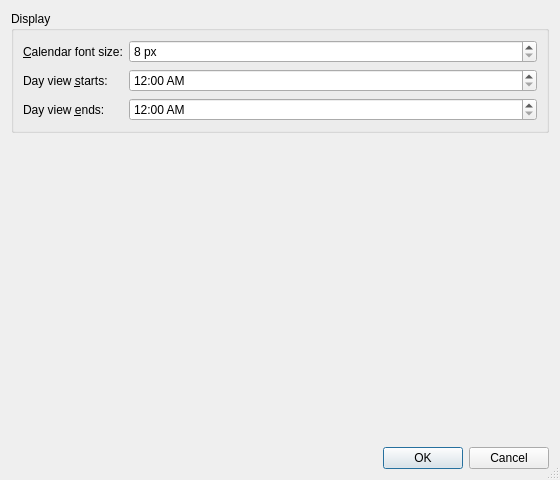
<?xml version="1.0" encoding="UTF-8"?>
<ui version="4.0">
 <class>PreferencesDialog</class>
 <widget class="QDialog" name="PreferencesDialog">
  <property name="geometry">
   <rect>
    <x>0</x>
    <y>0</y>
    <width>560</width>
    <height>480</height>
   </rect>
  </property>
  <property name="windowTitle">
   <string>Preferences</string>
  </property>
  <property name="sizeGripEnabled">
   <bool>true</bool>
  </property>
  <layout class="QVBoxLayout" name="verticalLayout">
   <item>
    <widget class="QGroupBox" name="groupBoxDisplay">
     <property name="title">
      <string>Display</string>
     </property>
     <layout class="QFormLayout" name="formLayoutDisplay">
      <property name="fieldGrowthPolicy">
       <enum>QFormLayout::AllNonFixedFieldsGrow</enum>
      </property>
      <item row="0" column="0">
       <widget class="QLabel" name="labelFontSize">
        <property name="text">
         <string>&amp;Calendar font size:</string>
        </property>
        <property name="buddy">
         <cstring>spinBoxApplicationFont</cstring>
        </property>
       </widget>
      </item>
      <item row="0" column="1">
       <widget class="QSpinBox" name="spinBoxApplicationFont">
        <property name="suffix">
         <string> px</string>
        </property>
        <property name="minimum">
         <number>8</number>
        </property>
        <property name="maximum">
         <number>38</number>
        </property>
       </widget>
      </item>
      <item row="1" column="0">
       <widget class="QLabel" name="labelDayViewStart">
        <property name="text">
         <string>Day view &amp;starts:</string>
        </property>
        <property name="buddy">
         <cstring>timeEditDayViewStart</cstring>
        </property>
       </widget>
      </item>
      <item row="1" column="1">
       <widget class="QTimeEdit" name="timeEditDayViewStart">
        <property name="displayFormat">
         <string>h:00 AP</string>
        </property>
        <property name="currentSection">
         <enum>QDateTimeEdit::HourSection</enum>
        </property>
       </widget>
      </item>
      <item row="2" column="0">
       <widget class="QLabel" name="labelDayViewFinish">
        <property name="text">
         <string>Day view &amp;ends:</string>
        </property>
        <property name="buddy">
         <cstring>timeEditDayViewFinish</cstring>
        </property>
       </widget>
      </item>
      <item row="2" column="1">
       <widget class="QTimeEdit" name="timeEditDayViewFinish">
        <property name="displayFormat">
         <string>h:00 AP</string>
        </property>
        <property name="currentSection">
         <enum>QDateTimeEdit::HourSection</enum>
        </property>
       </widget>
      </item>
     </layout>
    </widget>
   </item>
   <item>
    <spacer name="verticalSpacer">
     <property name="orientation">
      <enum>Qt::Vertical</enum>
     </property>
     <property name="sizeHint" stdset="0">
      <size>
       <width>20</width>
       <height>12</height>
      </size>
     </property>
    </spacer>
   </item>
   <item>
    <widget class="QDialogButtonBox" name="buttonBox">
     <property name="orientation">
      <enum>Qt::Horizontal</enum>
     </property>
     <property name="standardButtons">
      <set>QDialogButtonBox::Cancel|QDialogButtonBox::Ok</set>
     </property>
    </widget>
   </item>
  </layout>
 </widget>
 <customwidgets/>
 <resources/>
  <tabstops>
  <tabstop>spinBoxApplicationFont</tabstop>
  <tabstop>timeEditDayViewStart</tabstop>
  <tabstop>timeEditDayViewFinish</tabstop>
 </tabstops>
 <connections>
  <connection>
   <sender>buttonBox</sender>
   <signal>accepted()</signal>
   <receiver>PreferencesDialog</receiver>
   <slot>accept()</slot>
   <hints>
    <hint type="sourcelabel">
     <x>248</x>
     <y>254</y>
    </hint>
    <hint type="destinationlabel">
     <x>157</x>
     <y>274</y>
    </hint>
   </hints>
  </connection>
  <connection>
   <sender>buttonBox</sender>
   <signal>rejected()</signal>
   <receiver>PreferencesDialog</receiver>
   <slot>reject()</slot>
   <hints>
    <hint type="sourcelabel">
     <x>316</x>
     <y>260</y>
    </hint>
    <hint type="destinationlabel">
     <x>286</x>
     <y>274</y>
    </hint>
   </hints>
  </connection>
 </connections>
</ui>
